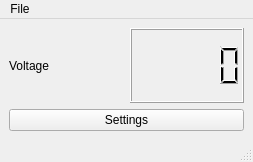
<?xml version="1.0" encoding="UTF-8"?>
<ui version="4.0">
 <class>MainWindow</class>
 <widget class="QMainWindow" name="MainWindow">
  <property name="geometry">
   <rect>
    <x>0</x>
    <y>0</y>
    <width>253</width>
    <height>162</height>
   </rect>
  </property>
  <property name="windowTitle">
   <string>MainWindow</string>
  </property>
  <widget class="QWidget" name="centralwidget">
   <layout class="QVBoxLayout" name="verticalLayout">
    <item>
     <layout class="QHBoxLayout" name="horizontalLayout">
      <item>
       <widget class="QLabel" name="label">
        <property name="text">
         <string>Voltage</string>
        </property>
       </widget>
      </item>
      <item>
       <widget class="QLCDNumber" name="lcdVoltage"/>
      </item>
     </layout>
    </item>
    <item>
     <widget class="QPushButton" name="pushButton">
      <property name="text">
       <string>Settings</string>
      </property>
     </widget>
    </item>
   </layout>
  </widget>
  <widget class="QMenuBar" name="menubar">
   <property name="geometry">
    <rect>
     <x>0</x>
     <y>0</y>
     <width>253</width>
     <height>22</height>
    </rect>
   </property>
   <widget class="QMenu" name="menuFile">
    <property name="title">
     <string>File</string>
    </property>
    <addaction name="actionSave"/>
    <addaction name="actionOpen"/>
    <addaction name="actionExit"/>
   </widget>
   <addaction name="menuFile"/>
  </widget>
  <widget class="QStatusBar" name="statusbar"/>
  <action name="actionSave">
   <property name="text">
    <string>Save</string>
   </property>
   <property name="shortcut">
    <string>Ctrl+S</string>
   </property>
  </action>
  <action name="actionExit">
   <property name="text">
    <string>Exit</string>
   </property>
  </action>
  <action name="actionOpen">
   <property name="text">
    <string>Open</string>
   </property>
   <property name="shortcut">
    <string>Ctrl+O</string>
   </property>
  </action>
 </widget>
 <resources/>
 <connections/>
</ui>
